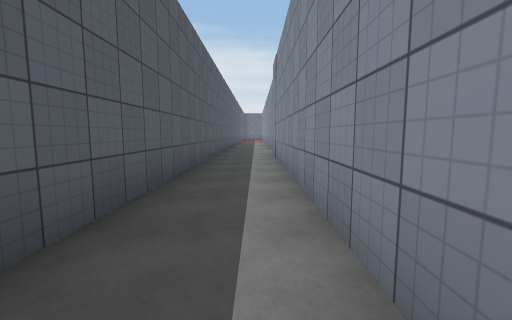
View 1 (above)

20 first-person views from a walk through a scene from a Unity 3-D project. The camera is 1.4 m above the floor, tilts 6° down and sees 90° across. Doors are open. The floor is counted in squares, 2 m on a side. Each view is taken from the middle of a square. On the plan, view 1 faces up. The plan holds only what a view shows up to about 9 squares ahead; the rest is blank. The place goes on beyond the plan. The player character is not drawn. Some surface patterns are stand-ins.

View 2
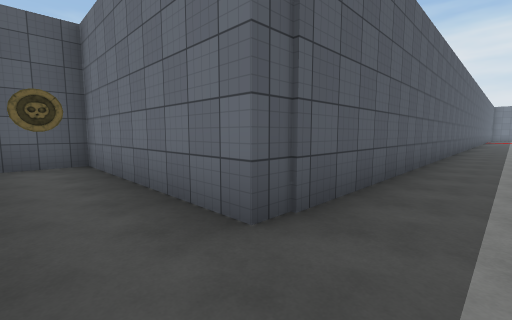

View 3
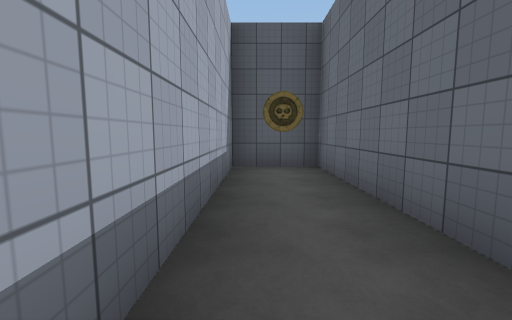

View 4
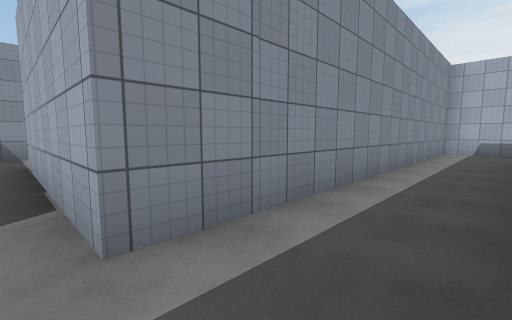

View 5
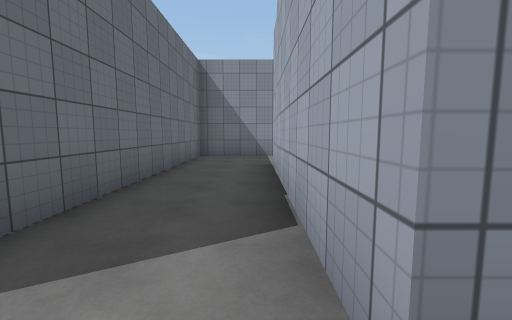

View 6
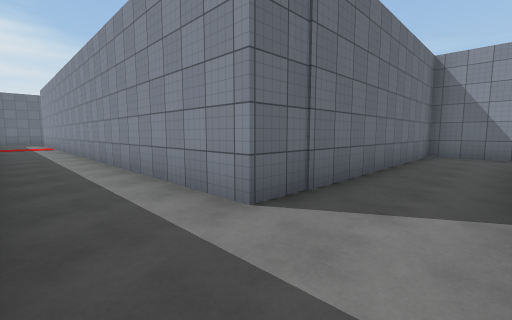

View 7
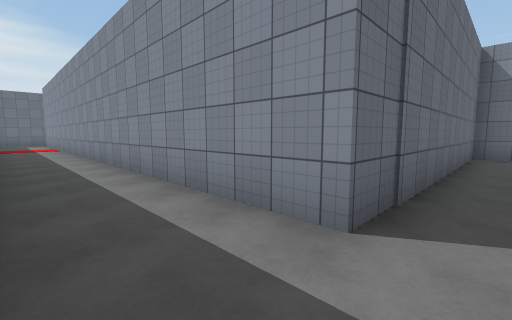

View 8
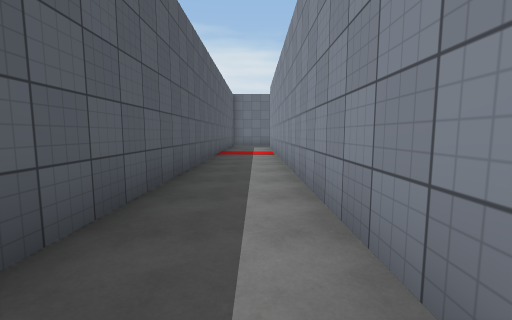

View 9
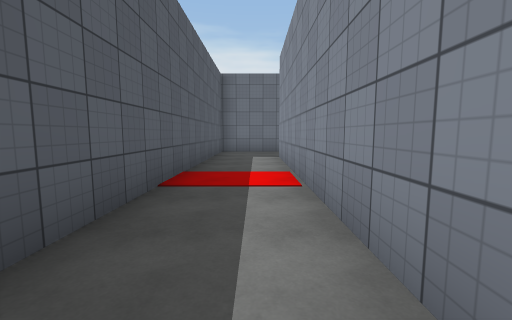

View 10
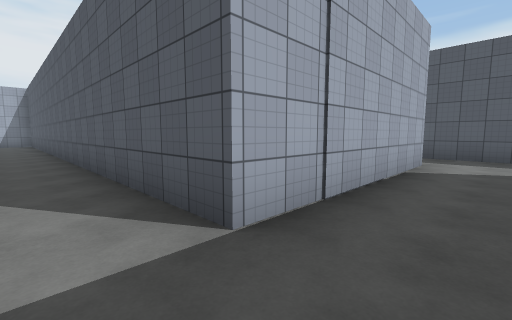

View 11
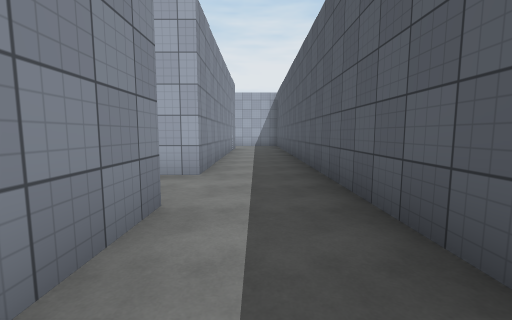

View 12
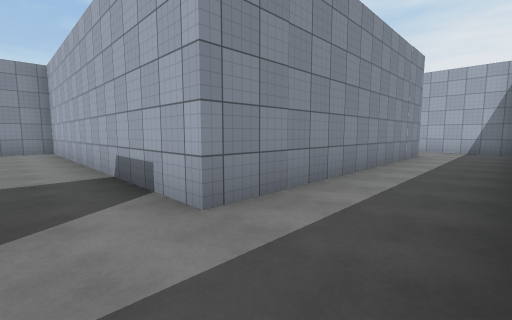

View 13
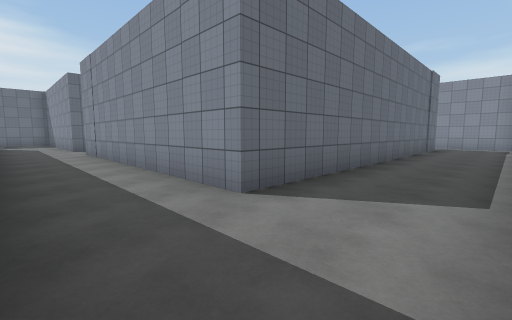

View 14
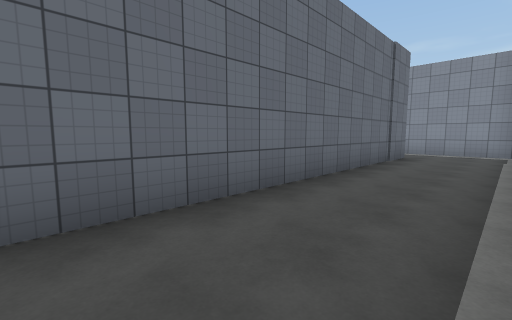

View 15
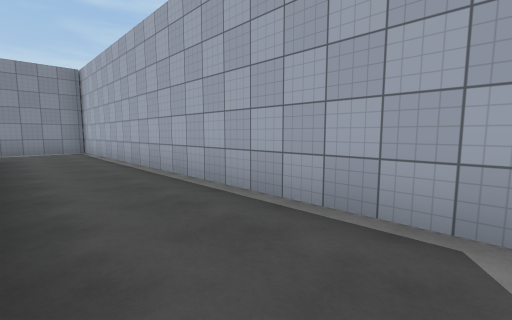

View 16
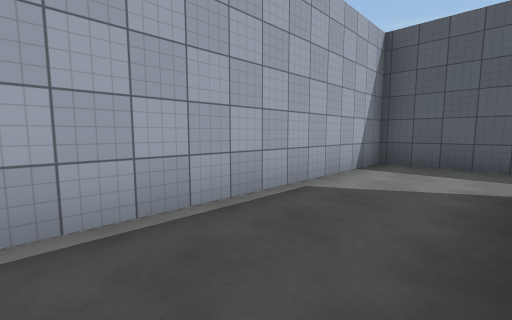

View 17
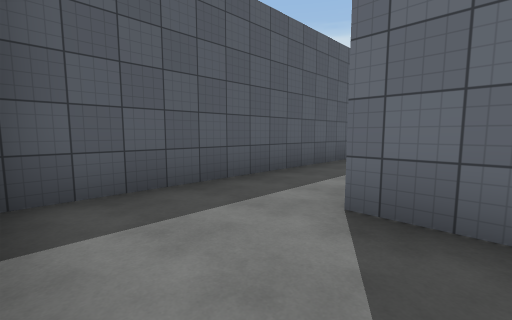

View 18
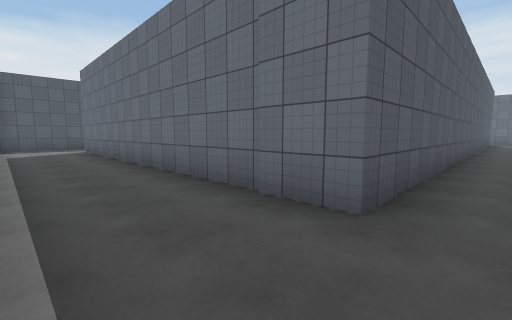

View 19
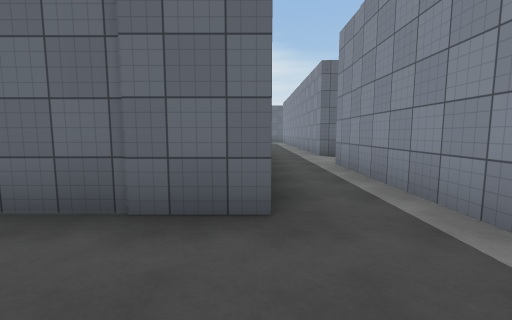

View 20
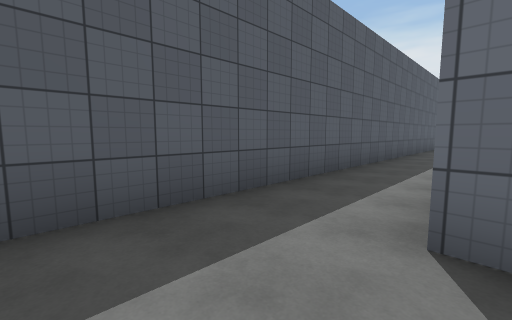

### Floor plan
Points are (right, up) in squares from view 1. A wall is a line through its corners. A room is listed if a view was taken in it or the views show most of it. See-through windows are left out.
Room 1 (views 1, 2, 3)
walls: (-1.3, 8) (-1.3, 0.3) (-6.3, 0.3) (-6.3, -1.5) (0.7, -1.5) (0.7, 8.6)
ways out: open door at (-0.5, 8) to room 2
Room 2 (views 4, 5, 6, 7, 8, 9, 10, 11, 12, 13, 14, 15, 16, 17, 18, 19, 20)
walls: (7.9, 4.5) (7.9, 6.3); (7.9, 8.4) (7.9, 10.7) (0.7, 10.7) (0.7, 25.5); (0.7, 8.6) (5.9, 8.6) (5.9, -7.2) (19.8, -7.2) (19.8, -1.1); (18.1, -1.6) (18.1, -4.8) (7.9, -4.8) (7.9, 2.7) (9.4, 2.7); (-1.3, 25.5) (-1.3, 8)
ways out: open door at (-0.5, 8) to room 1; opening at (8.5, 3.5); opening at (19, -2)

Where each view was taken, in squares from view 1:
view 1: 0 up, 0 right, facing up
view 2: 1 down, 0 right, facing up-left
view 3: 1 down, 1 left, facing left
view 4: 9 up, 1 left, facing down-right
view 5: 9 up, 0 right, facing right
view 6: 9 up, 1 left, facing up-right
view 7: 10 up, 1 left, facing up-right
view 8: 14 up, 0 right, facing up
view 9: 19 up, 0 right, facing up
view 10: 10 up, 7 right, facing down-left
view 11: 7 up, 7 right, facing down
view 12: 4 up, 6 right, facing down-right
view 13: 7 down, 6 right, facing up-right
view 14: 7 down, 10 right, facing up-right
view 15: 5 down, 9 right, facing down-right
view 16: 5 down, 12 right, facing down-left
view 17: 7 down, 9 right, facing up-left
view 18: 7 down, 19 right, facing up-left
view 19: 7 down, 18 right, facing up
view 20: 9 up, 1 right, facing up-left
